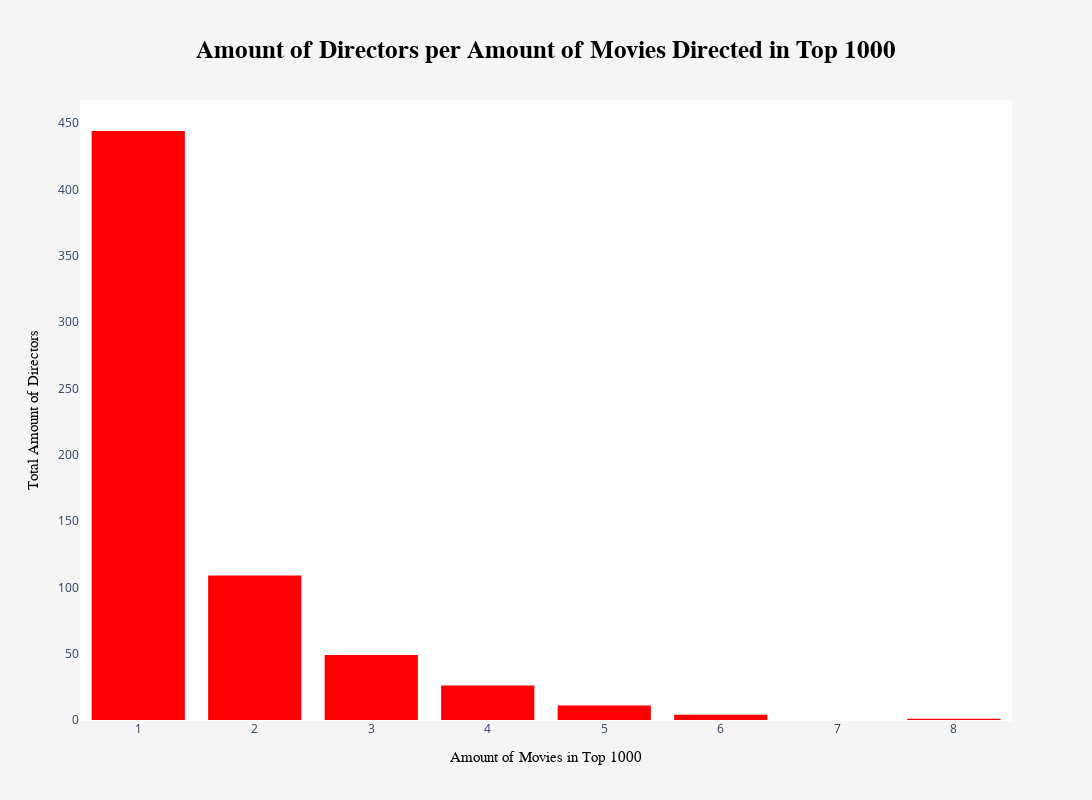

Notebook code for this chart:
### Code cell
fig = go.Figure()
fig.add_trace(go.Histogram(
    x = director_df["Amount of Movies in Top 1000"],
    marker_color = "red"))
fig.update_layout(
    bargap = 0.2,
    title = {
        'text': f"""<b>Amount of Directors per Amount of Movies Directed in Top 1000<b>""",
        'y': 0.95,
        'x': 0.5,
        'xanchor': 'center',
        'yanchor': 'top',
        "font_family": "Arial",
        "font_size": 25,
        "font_color": "Black"},
    #title_font_family = "Times New Roman",    
    #title_font_size = 20,
    #title_font_color = "red",
    #xaxis_title = "Amount of Movies in Top 1000",
    plot_bgcolor = "white",
    paper_bgcolor = "whitesmoke",
    width = 1500,
    height = 800)
fig.update_xaxes(
    title = {
        "text": "Amount of Movies in Top 1000",
        "font_size":15,
        "font_color": "black",
        "font_family": "Arial"
    } ) 
fig.update_yaxes(
    title = {
        "text": "Total Amount of Directors",
        "font_size":15,
        "font_color": "black",
        "font_family": "Arial"
    }
)
fig.show()

### Figure 1 — Plotly figure (JSON) as saved in the notebook; plotly's stock layout.template omitted (floating-point values rounded to 4 significant figures; data arrays with more than 128 entries replaced by an {"elided": "..."} marker saying what was removed)
{"data": [{"marker": {"color": "red"}, "type": "histogram", "x": {"elided": "644 int values"}}], "layout": {"bargap": 0.2, "height": 800, "paper_bgcolor": "whitesmoke", "plot_bgcolor": "white", "title": {"font": {"color": "Black", "family": "Arial", "size": 25}, "text": "<b>Amount of Directors per Amount of Movies Directed in Top 1000<b>", "x": 0.5, "xanchor": "center", "y": 0.95, "yanchor": "top"}, "width": 1500, "xaxis": {"title": {"font": {"color": "black", "family": "Arial", "size": 15}, "text": "Amount of Movies in Top 1000"}}, "yaxis": {"title": {"font": {"color": "black", "family": "Arial", "size": 15}, "text": "Total Amount of Directors"}}}}
